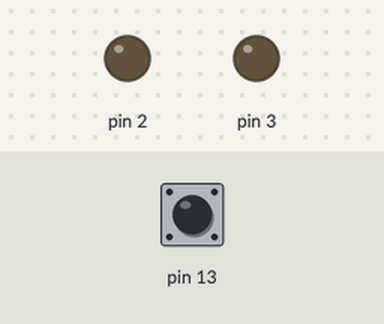
A sketch run on a simulated Arduino Uno, built with avr-gcc and run on an emulated ATmega328P. On the bench: output pins drawn as LEDs (lit = HIGH). The inputs (shaded band) are chosen by the test bench; at power-on: pin 13 HIGH.

Above: at 4.8 s.
4.9 s: pin 13 pulled LOW for 2.35 s
At 6.3 s:
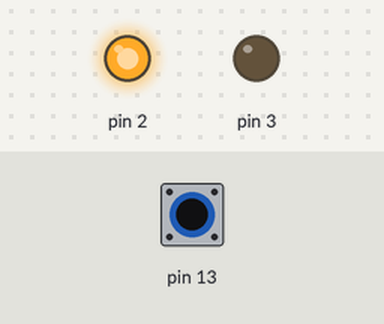
Timing chart, 0 to 8.5 s (numbered marks = the images above; inputs shaded):
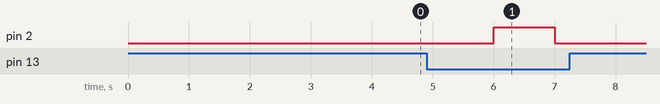

Measured:
- after the input at 4.9 s, pin 2: LOW → HIGH after 1.1 s, → LOW 1.0 s later

The sketch:

campus_party_button_input.ino
```cpp
void setup() {
  // put your setup code here, to run once:
  pinMode(13, INPUT_PULLUP);
  pinMode(2, OUTPUT);
  pinMode(3, OUTPUT);

}

void loop() {
  // put your main code here, to run repeatedly:
  if (digitalRead(13) == 0) {
    digitalWrite(2, HIGH);
    delay(1000);
    digitalWrite(2, LOW);
    delay(1000);

  } else {
    digitalWrite(8, LOW);
    delay(1000);
    digitalWrite(8, HIGH);
    delay(1000);

  }


}
```
